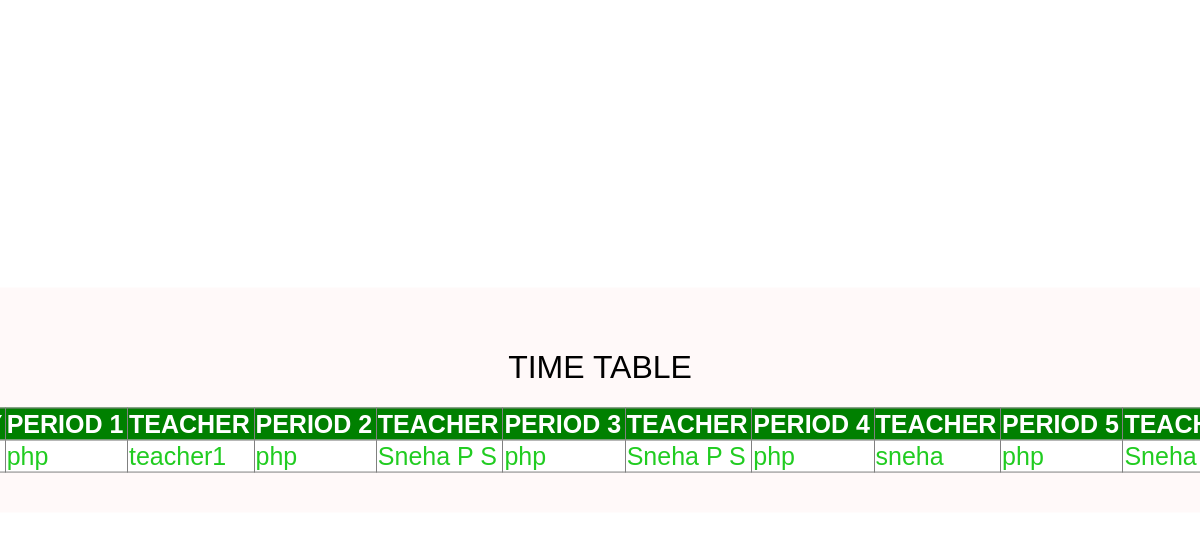
The app's page /timetable5.php with its own data.
### tables this page shows
CREATE TABLE IF NOT EXISTS `timetable` (
  `year` int(1) NOT NULL,
  `day` int(1) NOT NULL,
  `p1` varchar(50) NOT NULL,
  `t1` varchar(50) NOT NULL,
  `p2` varchar(50) NOT NULL,
  `t2` varchar(50) NOT NULL,
  `p3` varchar(50) NOT NULL,
  `t3` varchar(50) NOT NULL,
  `p4` varchar(50) NOT NULL,
  `t4` varchar(50) NOT NULL,
  `p5` varchar(50) NOT NULL,
  `t5` varchar(50) NOT NULL,
  `id` int(11) NOT NULL AUTO_INCREMENT,
  PRIMARY KEY (`id`)
);

### timetable5.php (the view, shortened to what this page needs)
<html>
<head>
    </head>
    <form class="box">
<?php
    $con=new mysqli("localhost","root","","department") or die("couldnt connect to server");
    $a=$row1['semester'];
    if($a < 2)
    {
        $a=1;
    }
    $query="select * from timetable where year='$a'";
    $data=mysqli_query($con,$query);
    echo "<h1> TIME TABLE </h1>";
    echo "<table border='1'>";
    echo "<tr><th>DAY</th><th>PERIOD 1</th><th>TEACHER</th><th>PERIOD 2</th><th>TEACHER</th><TH>PERIOD 3</TH><TH>TEACHER</TH><TH>PERIOD 4</TH><TH>TEACHER</TH><TH>PERIOD 5</TH><TH>TEACHER</TH></tr>";
    if(mysqli_num_rows($data)>0)
    {
    while($row = mysqli_fetch_assoc($data))
    {
        echo "<tr><td>".$row['day']."</td><td>".$row['p1']."</td><td>".$row['t1']."</td><td>".$row['p2']."</td><td>".$row['t2']."</td><td>".$row['p3']."</td><td>".$row['t3']."</td><td>".$row['p4']."</td><td>".$row['t4']."</td><td>".$row['p5']."</td><td>".$row['t5']."</td>";
    }
    echo "</table>";
    }
?>
</form>
</html>

### timetable5.php (style rules this page uses)
.box { width: 1300px; padding: 40px; position: absolute; top: 50%; left: 50%; transform: translate(-50%,-50%); background: #fff9f9; text-align: center; }
.box h1 { color: black; text-transform: uppercase; font-weight: 500; }
table { background-color: white; border-collapse : collapse; width: 100%; color: #21cc21; font-size: 25px; text-align: left; }
th { background-color: green; color: white; }

### records on screen
timetable: p1 "php", t1 "teacher1", p2 "php", t2 "Sneha P S", p3 "php", t3 "Sneha P S", p4 "php", t4 "sneha", p5 "php", t5 "Sneha…"
